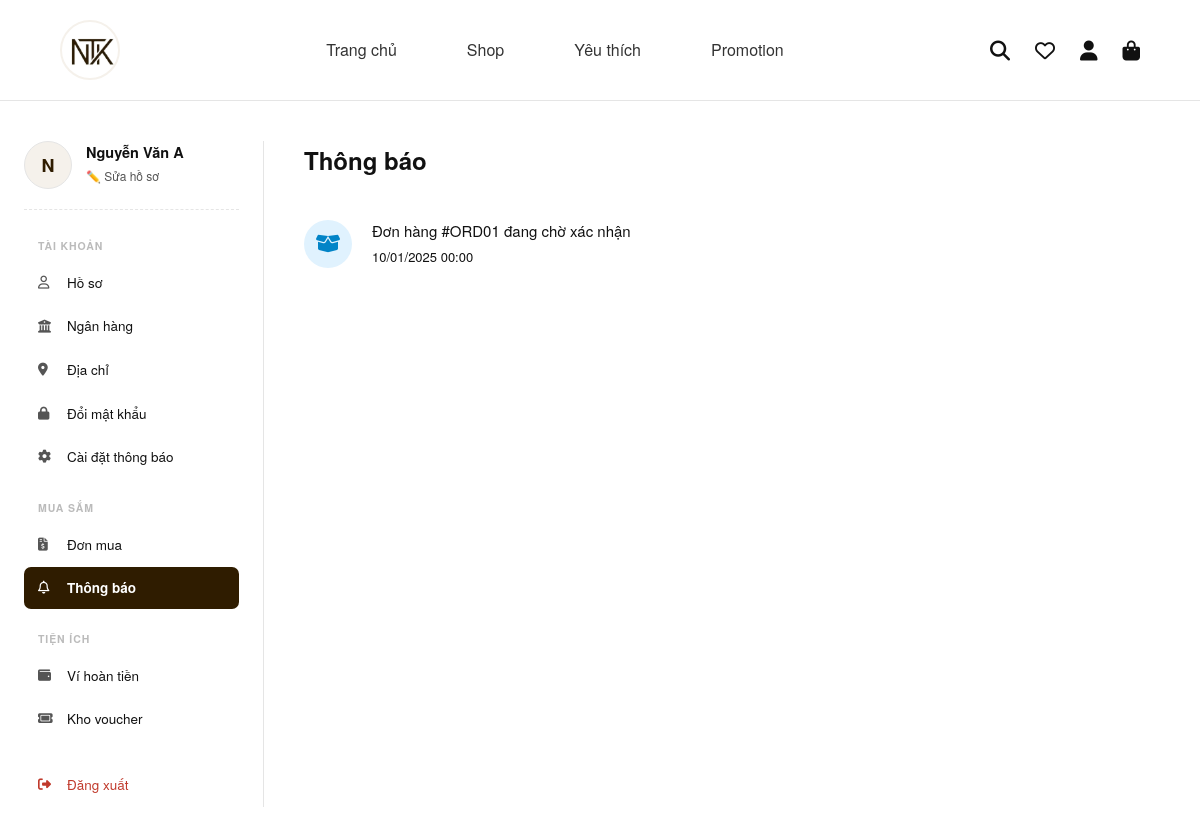
/views/user/dashboard.php?view=thongbao (signed in), run on the app's committed database.
### tables this page shows
CREATE TABLE Users (
    user_id CHAR(5) PRIMARY KEY,
    username VARCHAR(50) NOT NULL UNIQUE,
    password VARCHAR(50) NOT NULL,
    fullname VARCHAR(100),
    email VARCHAR(100),
    phonenumber VARCHAR(10),
    address VARCHAR(500),
    verification_code VARCHAR(6),
    verification_code_expires_at DATETIME,
    is_verified INT DEFAULT 0,
    role INT DEFAULT 0,
    status INT DEFAULT 1,
    created_at DATETIME DEFAULT CURRENT_TIMESTAMP,
    total_orders INT DEFAULT 0,
    total_spend DECIMAL(15,2) DEFAULT 0
);

CREATE TABLE Orders (
    order_id CHAR(5) PRIMARY KEY,
    user_id CHAR(5),
    order_date DATETIME DEFAULT CURRENT_TIMESTAMP,
    fullname VARCHAR(100),
    phone VARCHAR(10),
    address VARCHAR(500),
    total_price DECIMAL(15,2),
    shipping_fee DECIMAL(15,2),
	shipping_method_id CHAR(5),
    discount_value DECIMAL(15,2),
    order_status INT,
    final_price DECIMAL(15,2),
    payment_status INT DEFAULT 0,
    payment_method INT,
    coupon_id CHAR(5),
    tracking_number VARCHAR(50),
    CONSTRAINT fk_order_user FOREIGN KEY (user_id) REFERENCES Users(user_id),
    CONSTRAINT fk_order_coupon FOREIGN KEY (coupon_id) REFERENCES Coupons(coupon_id),
    CONSTRAINT fk_order_ship FOREIGN KEY (shipping_method_id) REFERENCES Shipping_Methods(shipping_method_id)
);

### src/views/user/dashboard.php (the view, shortened to what this page needs)
<?php
require_once __DIR__ . '/../../config/database.php';
try {
    $stmt = $conn->prepare("SELECT * FROM Users WHERE user_id = :user_id");
    $stmt->execute(['user_id' => $_SESSION['user_id']]);
    $current_user = $stmt->fetch(PDO::FETCH_ASSOC);
} catch (PDOException $e) {
    echo "Lỗi: " . $e->getMessage();
    exit;
}
$view = isset($_GET['view']) ? $_GET['view'] : 'hoso';
?>
<!DOCTYPE html>
<html lang="vi">
<head>
    <link rel="stylesheet" href="https://cdnjs.cloudflare.com/ajax/libs/font-awesome/6.4.0/css/all.min.css">
    <link rel="stylesheet" href="../../assets/css/style.css">
</head>
<body>
<header class="main-header">
    <div class="header-container">
        <div class="logo">
            <a href="../../index.php">
                <img src="../../assets/images/logo-ntk.png" alt="NTK Logo">
            </a>
        </div>
        <nav class="navbar">
            <ul>
                <li><a href="../../index.php">Trang chủ</a></li>
                <li><a href="../../product.php">Shop</a></li>
                <li><a href="../../wishlist.php">Yêu thích</a></li>
                <li><a href="../../promotion.php">Promotion</a></li>
            </ul>
        </nav>
        <div class="header-icons">
            <a href="javascript:void(0)" onclick="toggleSearch()" title="Tìm kiếm">
                <i class="fa-solid fa-magnifying-glass"></i>
            </a>
            <a href="../../wishlist.php" title="Yêu thích">
                <i class="fa-regular fa-heart"></i>
            </a>
            <a href="dashboard.php" title="Tài khoản">
                <i class="fa-solid fa-user"></i>
            </a>
            <a href="../../cart.php" class="cart-icon" title="Giỏ hàng">
                <i class="fa-solid fa-bag-shopping"></i>
            </a>
        </div>
    </div>
</header>
<div class="dashboard-wrap">
    <aside class="dashboard-sidebar">
        <div class="user-card">
            <div class="user-avatar"><?= strtoupper(substr($current_user['username'], 0, 1)) ?></div>
            <div>
                <div class="user-name"><?= htmlspecialchars($current_user['fullname'] ?: $current_user['username']) ?></div>
                <a href="dashboard.php?view=hoso" class="user-edit">✏️ Sửa hồ sơ</a>
            </div>
        </div>
        <div class="menu-section-title">Tài khoản</div>
        <ul class="sidebar-menu">
            <li><a href="dashboard.php?view=hoso"       class="<?= $view=='hoso'      ?'active':'' ?>"><i class="fa-regular fa-user"></i>Hồ sơ</a></li>
            <li><a href="dashboard.php?view=nganhang"   class="<?= $view=='nganhang'  ?'active':'' ?>"><i class="fa-solid fa-building-columns"></i>Ngân hàng</a></li>
            <li><a href="dashboard.php?view=diachi"     class="<?= $view=='diachi'    ?'active':'' ?>"><i class="fa-solid fa-location-dot"></i>Địa chỉ</a></li>
            <li><a href="dashboard.php?view=doimatkhau" class="<?= $view=='doimatkhau'?'active':'' ?>"><i class="fa-solid fa-lock"></i>Đổi mật khẩu</a></li>
            <li><a href="dashboard.php?view=caidat"     class="<?= $view=='caidat'    ?'active':'' ?>"><i class="fa-solid fa-gear"></i>Cài đặt thông báo</a></li>
        </ul>
        <div class="menu-section-title">Mua sắm</div>
        <ul class="sidebar-menu">
            <li><a href="dashboard.php?view=donmua"   class="<?= $view=='donmua'  ?'active':'' ?>"><i class="fa-solid fa-file-invoice-dollar"></i>Đơn mua</a></li>
            <li><a href="dashboard.php?view=thongbao" class="<?= $view=='thongbao'?'active':'' ?>"><i class="fa-regular fa-bell"></i>Thông báo</a></li>
        </ul>
        <div class="menu-section-title">Tiện ích</div>
        <ul class="sidebar-menu">
            <li><a href="dashboard.php?view=vihoantien" class="<?= $view=='vihoantien'?'active':'' ?>"><i class="fa-solid fa-wallet"></i>Ví hoàn tiền</a></li>
            <li><a href="dashboard.php?view=khovoucher" class="<?= ($view=='khovoucher'||$view=='all_coupons')?'active':'' ?>"><i class="fa-solid fa-ticket"></i>Kho voucher</a></li>
        </ul>
        <div style="margin-top: 24px;">
            <ul class="sidebar-menu">
                <li><a href="../logout.php" class="logout"><i class="fa-solid fa-right-from-bracket"></i>Đăng xuất</a></li>
            </ul>
        </div>
    </aside>
    <main class="dashboard-content">
        <?php
            switch ($view) {
                case 'thongbao':    include 'notifications.php';          break;
            }
        ?>
    </main>
</div>
</body>
</html>

### src/views/user/notifications.php (shortened to what this page needs)
<?php
$user_id = $_SESSION['user_id'];
try {
    $sql = "SELECT order_id as id_don_hang, order_status as trang_thai, order_date as thoi_gian
            FROM Orders
            WHERE user_id = :user_id
            ORDER BY order_date DESC";
    $stmt = $conn->prepare($sql);
    $stmt->execute(['user_id' => $user_id]);
    $danh_sach_thong_bao = $stmt->fetchAll(PDO::FETCH_ASSOC);
} catch (PDOException $e) {
    echo "Lỗi lấy thông báo: " . $e->getMessage();
    $danh_sach_thong_bao = [];
}
?>
<div class="content-header">
    <h2 class="section-title" style="margin: 0; padding: 0; border: none; margin-bottom: 20px;">Thông báo</h2>
</div>
<div class="notification-list">
    <?php if (!empty($danh_sach_thong_bao)): ?>
        <?php foreach ($danh_sach_thong_bao as $noti): ?>
            <?php
                $icon_class = 'fa-solid fa-bell';
                $color_class = 'icon-blue';
                $tieu_de = 'Có cập nhật về đơn hàng #' . htmlspecialchars($noti['id_don_hang']);
                $status = (int)$noti['trang_thai'];
                if ($status === 1) {
                    $icon_class = 'fa-solid fa-truck-fast';
                    $color_class = 'icon-orange';
                    $tieu_de = 'Đơn hàng #' . htmlspecialchars($noti['id_don_hang']) . ' đang được giao đến bạn';
                } elseif ($status === 2 || $status === 3) {
                    $icon_class = 'fa-regular fa-circle-check';
                    $color_class = 'icon-green';
                    $tieu_de = 'Đơn hàng #' . htmlspecialchars($noti['id_don_hang']) . ' đã được giao thành công';
                } elseif ($status === 4) {
                    $icon_class = 'fa-regular fa-circle-xmark';
                    $color_class = 'icon-red';
                    $tieu_de = 'Đơn hàng #' . htmlspecialchars($noti['id_don_hang']) . ' đã bị hủy';
                } else {
                    $icon_class = 'fa-solid fa-box-open';
                    $color_class = 'icon-blue';
                    $tieu_de = 'Đơn hàng #' . htmlspecialchars($noti['id_don_hang']) . ' đang chờ xác nhận';
                }
            ?>
            <div class="noti-item">
                <div class="noti-icon <?php echo $color_class; ?>">
                    <i class="<?php echo $icon_class; ?>"></i>
                </div>
                <div class="noti-content">
                    <div class="noti-title"><?php echo $tieu_de; ?></div>
                    <div class="noti-time"><?php echo date('d/m/Y H:i', strtotime($noti['thoi_gian'])); ?></div>
                </div>
            </div>
        <?php endforeach; ?>
    <?php else: ?>
        <div class="noti-item" style="justify-content: center; color: var(--text-muted); border: 1px dashed #ccc; padding: 40px; border-radius: 8px;">
            Bạn chưa có thông báo nào.
        </div>
    <?php endif; ?>
</div>

### src/assets/css/style.css (style rules this page uses)
:root { --primary-color: #2f1c00; --bg-color: #ffffff; --beige-color: #f5f1eb; --border-color: #e5e5e5; --text-color: #111111; --font-main: 'Helvetica Neue', Arial, sans-serif; }
* { margin: 0; padding: 0; box-sizing: border-box; }
body { font-family: var(--font-main); color: var(--text-color); background-color: var(--bg-color); line-height: 1.6; }
a { text-decoration: none; color: inherit; transition: color 0.3s ease; }
ul { list-style: none; }
.main-header { border-bottom: 1px solid var(--border-color); padding: 20px 0; background-color: var(--bg-color); position: sticky; top: 0; z-index: 1000; }
.header-container { width: 90%; max-width: 1400px; margin: 0 auto; display: flex; justify-content: space-between; align-items: center; }
.logo img { height: 45px; object-fit: contain; }
.navbar ul { display: flex; gap: 40px; }
.navbar ul li a { font-weight: 500; font-size: 16px; padding-bottom: 5px; }
.header-icons { display: flex; gap: 25px; align-items: center; font-size: 20px; }
.cart-icon { position: relative; }
body { margin: 0; font-family: 'Segoe UI', Arial, sans-serif; background: #fdfcfb; color: #333; }
header { display: flex; justify-content: space-between; align-items: center; padding: 10px 40px; background: white; border-bottom: 1px solid #eee; position: sticky; top: 0; z-index: 1000; }
.logo img { height: 60px; width: 60px; border-radius: 50%; object-fit: cover; display: block; border: 2px solid #f5f1eb; }
nav a { margin: 0 15px; text-decoration: none; color: #333; font-weight: 600; }

### src/views/user/dashboard.php (style rules this page uses)
:root { --primary: #2f1c00; --bg: #ffffff; --beige: #f5f1eb; --border: #e5e5e5; --text: #111111; --muted: #555555; }
* { box-sizing: border-box; }
html, body { margin: 0; padding: 0; }
body { font-family: "Helvetica Neue", Helvetica, Arial, sans-serif; background: var(--bg); color: var(--text); }
.main-header { position: sticky; top: 0; z-index: 1000; }
.dashboard-wrap { display: flex; max-width: 1240px; margin: 40px auto 60px; padding: 0 24px; gap: 0; min-height: 600px; }
.dashboard-sidebar { width: 240px; flex-shrink: 0; padding-right: 24px; border-right: 1px solid var(--border); }
.user-card { display: flex; align-items: center; margin-bottom: 28px; padding-bottom: 20px; border-bottom: 1px dashed var(--border); }
.user-avatar { width: 48px; height: 48px; border-radius: 50%; background: var(--beige); border: 1.5px solid var(--border); display: flex; align-items: center; justify-content: center; font-size: 18px; font-weight: 700; color: var(--primary); margin-right: 14px; flex-shrink: 0; }
.user-name { font-weight: 600; font-size: 14.5px; line-height: 1.3; }
.user-edit { font-size: 12px; color: var(--muted); text-decoration: none; }
.menu-section-title { font-size: 10.5px; font-weight: 700; color: #bbb; letter-spacing: 0.9px; text-transform: uppercase; margin: 22px 0 7px 14px; }
.sidebar-menu { list-style: none; padding: 0; margin: 0; }
.sidebar-menu a { display: flex; align-items: center; padding: 10px 14px; border-radius: 7px; font-size: 13.5px; color: var(--text); text-decoration: none; margin-bottom: 2px; transition: background 0.18s, color 0.18s; }
.sidebar-menu a i { width: 18px; margin-right: 11px; color: var(--muted); font-size: 13px; transition: color 0.18s; }
.sidebar-menu a.active { background: var(--primary); color: #fff; font-weight: 600; }
.sidebar-menu a.active i { color: #fff; }
.sidebar-menu a.logout { color: #c0392b; }
.sidebar-menu a.logout i { color: #c0392b; }
.dashboard-content { flex: 1; padding-left: 40px; min-width: 0; }

### src/views/user/notifications.php (style rules this page uses)
.notification-list { display: flex; flex-direction: column; margin-top: 10px; }
.noti-item { display: flex; align-items: center; padding: 20px 0; border-bottom: 1px solid var(--border-color); gap: 20px; }
.noti-item:last-child { border-bottom: none; }
.noti-icon { width: 48px; height: 48px; border-radius: 50%; display: flex; justify-content: center; align-items: center; font-size: 20px; flex-shrink: 0; }
.icon-blue { background-color: #e0f2fe; color: #0284c7; }
.noti-content { display: flex; flex-direction: column; gap: 4px; }
.noti-title { font-size: 15px; color: var(--text-main); font-weight: 400; }
.noti-time { font-size: 13px; color: var(--text-muted); }

### data on the page
users: username "N", fullname "Nguyễn Văn A"
orders: order_status 0 (drawn), order_id "Đơn hàng #ORD01 đang chờ xác nhận", order_date "10/01/2025 00:00"
